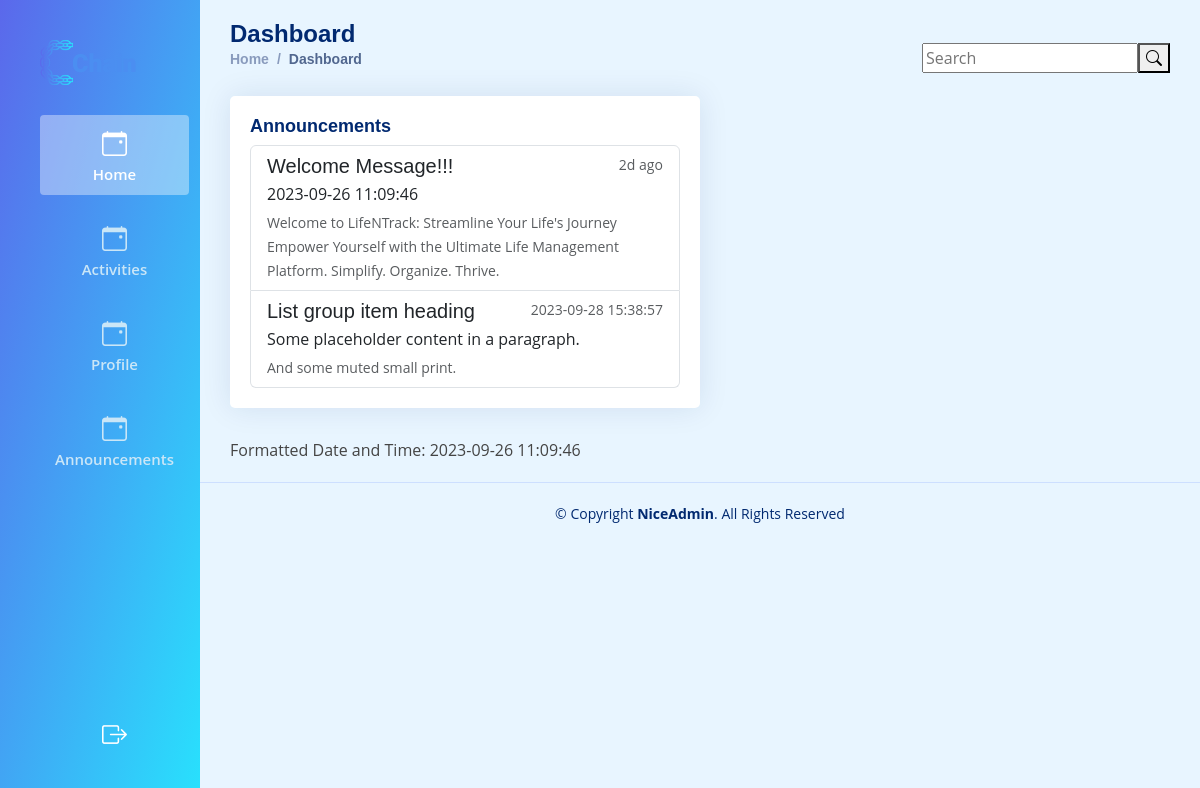
The app's page /client/pages/user/announcements.php with its own data.
### tables this page shows
CREATE TABLE `announcement` (
  `id` int(11) NOT NULL,
  `title` varchar(50) NOT NULL,
  `description` varchar(255) NOT NULL,
  `timeCreated` timestamp NOT NULL DEFAULT current_timestamp(),
  `userId` int(11) NOT NULL
);

### server/controllers/getAnnouncement.php (called while the page is built, shortened)
<?php
$conn = getConnection();
$sql = "SELECT * FROM announcement where id = 1";
$result = mysqli_query($conn, $sql);
$announcement = mysqli_fetch_assoc($result);
include_once("getTimeGap.php");
$storedDate = $announcement['timeCreated'];
$timeGap = getTimeGap($storedDate);
$current = new DateTime();
?>

### server/controllers/getTimeGap.php (called while the page is built, shortened)
<?php
function getTimeGap($storedDate) {
    $storedDateTime = new DateTime($storedDate);
    $currentDateTime = new DateTime();
    $interval = $storedDateTime->diff($currentDateTime);
    $years = $interval->y;
    $months = $interval->m;
    $days = $interval->d;
    $hours = $interval->h;
    $minutes = $interval->i;
    $seconds = $interval->s;
    if ($years > 0) {
        return $years . "y ago";
    } elseif ($months > 0) {
        return $months . "mo ago";
    } elseif ($days > 0) {
        return $days . "d ago";
    } elseif ($hours > 0) {
        return $hours . "h ago";
    } elseif ($minutes > 0) {
        return $minutes . "m ago";
    } elseif ($seconds > 0) {
        return $seconds . "s ago";
    } else {
        return "Just now";
    }
}
?>

### client/pages/user/announcements.php (the view, shortened to what this page needs)
<?php include_once("../../../server/controllers/getAnnouncement.php") ?>
<!DOCTYPE html>
<html lang="en">
<head>
    <?php include_once("../../components/vendorCSSLinks.php") ?>
    <link rel="stylesheet" href="../../assets/css/main.css">
    <link rel="stylesheet" href="../../assets/css/user.css">
</head>
<body>
    <?php include_once("../../components/sidebar.php") ?>
    <main id="main" class="main user-main">
        <div class="page-header d-flex align-items-center">
            <div class="pagetitle">
                <h1>Dashboard</h1>
                <nav>
                    <ol class="breadcrumb">
                        <li class="breadcrumb-item"><a href="index.html">Home</a></li>
                        <li class="breadcrumb-item active">Dashboard</li>
                    </ol>
                </nav>
            </div>
            <div class="search-bar">
                <form class="search-form d-flex align-items-center" method="POST" action="#">
                    <input type="text" name="query" placeholder="Search" title="Enter search keyword">
                    <button type="submit" title="Search"><i class="bi bi-search"></i></button>
                </form>
            </div>
        </div>
        <div class="card col-6">
            <div class="card-body">
                <h5 class="card-title">Announcements</h5>
                <div class="list-group">
                    <a href="#" class="list-group-item list-group-item-action">
                        <div class="d-flex w-100 justify-content-between">
                            <h5 class="mb-1"><?= $announcement['title']?></h5>
                            <small class="text-muted"><?= $timeGap ?></small>
                        </div>
                        <p class="mb-1"><?= $announcement["timeCreated"]?></p>
                        <small class="text-muted"><?= $announcement['description']?></small>
                    </a>
                    <a href="#" class="list-group-item list-group-item-action">
                        <div class="d-flex w-100 justify-content-between">
                            <h5 class="mb-1">List group item heading</h5>
                            <small class="text-muted"><?= $current->format('Y-m-d H:i:s') ?></small>
                        </div>
                        <p class="mb-1">Some placeholder content in a paragraph.</p>
                        <small class="text-muted">And some muted small print.</small>
                    </a>
                </div>
            </div>
        </div>
        <?php
        $date = $announcement['timeCreated'];
        try {
            $dateTimeObject = new DateTime($date);
            echo "Formatted Date and Time: " . $dateTimeObject->format('Y-m-d H:i:s');
        } catch (Exception $e) {
            echo "Error: " . $e->getMessage();
        }
        ?>
    </main>
    <?php include_once("../../components/footer.php") ?>
</body>
</html>

### client/assets/css/main.css (style rules this page uses)
body { position: relative; }
.user-main { margin-top: 0 !important; padding: 50px; background-size: cover; }
#main { position: relative; height: fit-content; overflow: hidden; }
.page-header { z-index: 99; justify-content: space-between; }

### client/assets/css/user.css (style rules this page uses)
:root { scroll-behavior: smooth; }
body { font-family: "Open Sans", sans-serif; background: #e8f5ff !important; color: #444444; }
a { color: #4154f1; text-decoration: none; }
h1, h2, h3, h4, h5, h6 { font-family: "Nunito", sans-serif; }
#main { margin-top: 60px; padding: 20px 30px; transition: all 0.3s; margin-left: 200px; }
.pagetitle { margin-bottom: 10px; }
.pagetitle h1 { font-size: 24px; margin-bottom: 0; font-weight: 600; color: #012970; }
.card { margin-bottom: 30px; border: none !important; border-radius: 5px; box-shadow: 0px 0 30px rgba(1, 41, 112, 0.1); }
.card-title { font-size: 18px; font-weight: bold; color: #012970 !important; font-family: "Poppins", sans-serif; margin-bottom: .5rem !important; }
.card-body { padding: 20px; }
.breadcrumb { font-size: 14px; font-family: "Nunito", sans-serif; color: #899bbd; font-weight: 600; }
.breadcrumb a { color: #899bbd; transition: 0.3s; }
.breadcrumb .breadcrumb-item::before { color: #899bbd; }
.breadcrumb .active { color: #51678f; font-weight: 600; }
@media (min-width: 1200px) { #main, #footer { margin-left: 200px; } }

### records on screen
announcement: title "Welcome Message!!!", timeCreated "2d ago", timeCreated "2023-09-26 11:09:46", description "Welcome to LifeNTrack: Streamline Your Life's Journey Empower Yourself with the Ultimate Life Management Platform. Simplify. Organize. Thrive."

### other values on screen
$current->format('Y-m-d H:i:s') "2023-09-28 15:38:57"
